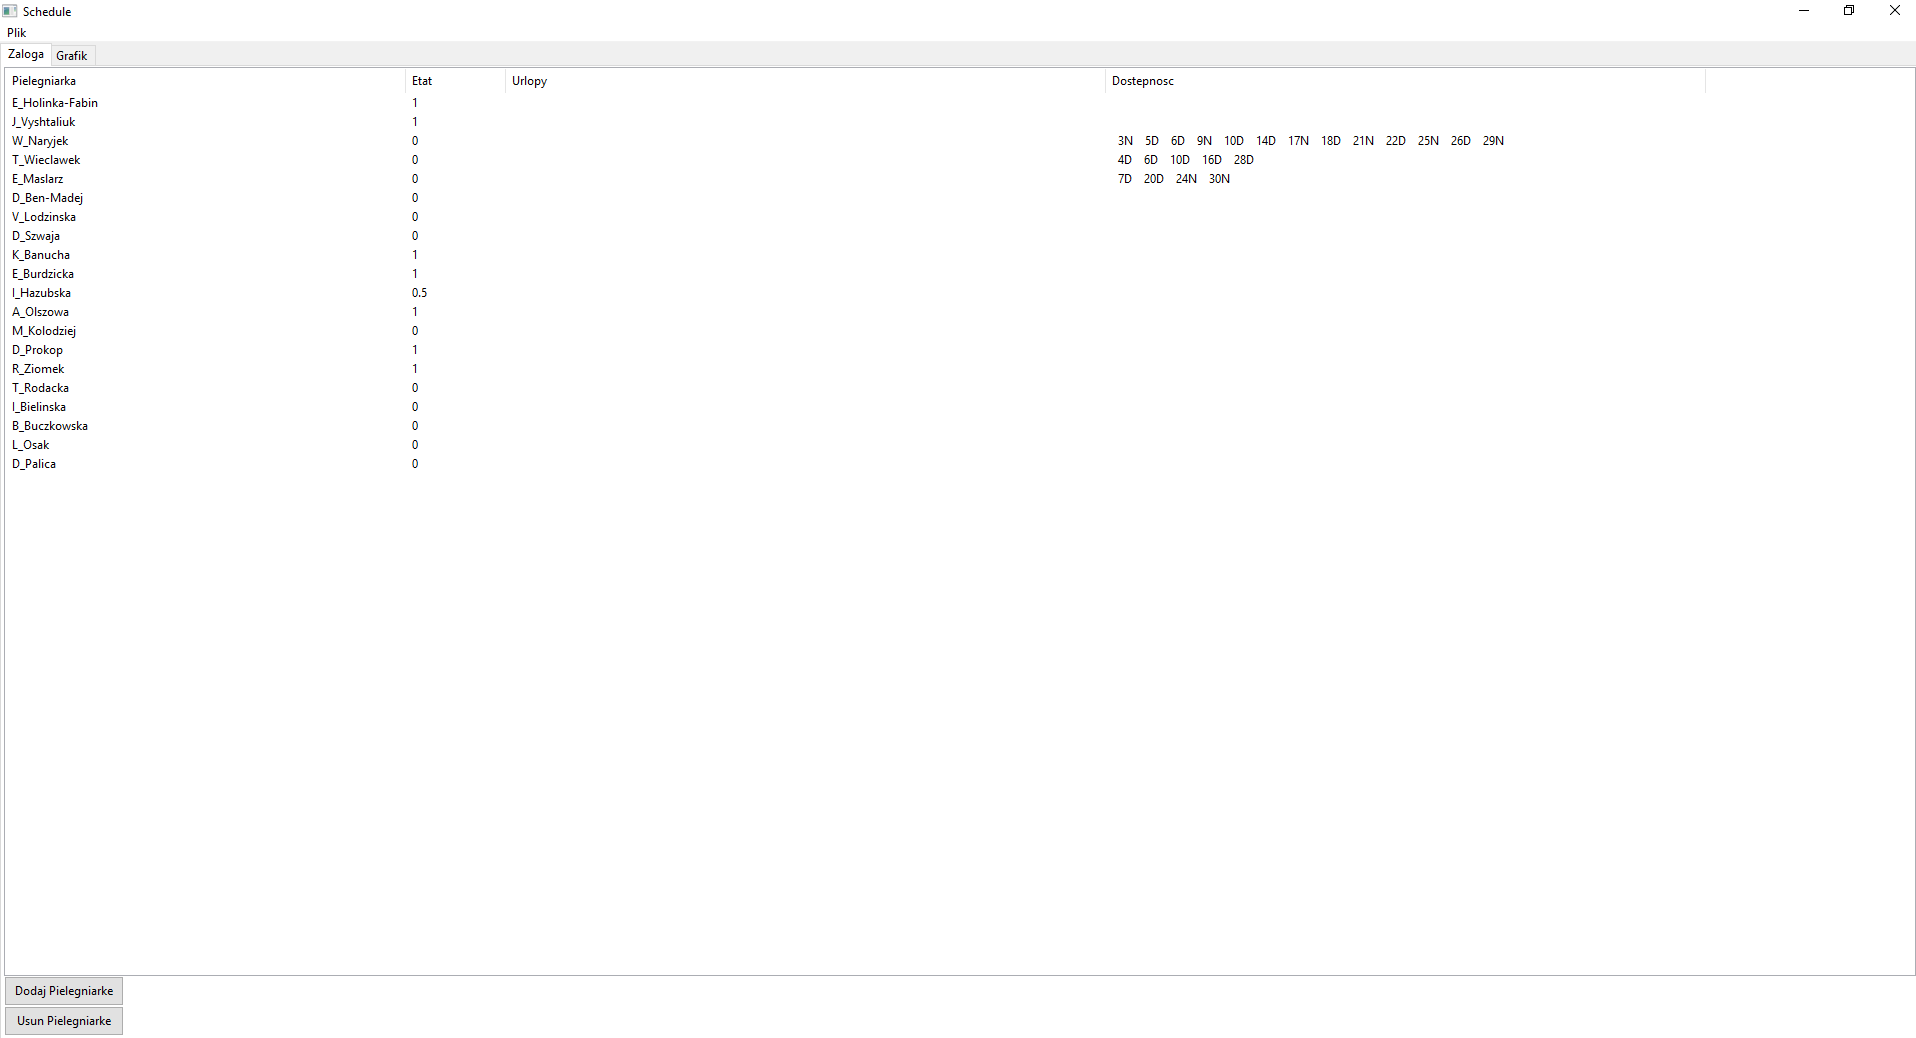

Here is the Python script that generated this plot:
import wx
import os

from Nurse import *
from NursesDataExporter import * 

class MyPopupMenu(wx.Menu):

    def __init__(self, parent, grid, context, row=0):
        super(MyPopupMenu, self).__init__()
        self.row = row
        self.parent = parent
        self.grid = grid
        add = wx.MenuItem(self, wx.NewId(), 'Dodaj pielegniarke')
        self.Append(add)
        self.Bind(wx.EVT_MENU, self.OnAdd, add)
        if context == "grid":
            rem = wx.MenuItem(self, wx.NewId(), 'Usuń pielegniarke')
            self.Append(rem)
            self.Bind(wx.EVT_MENU, self.OnRemove, rem)

    def OnAdd(self, e):
        
        self.grid.InsertRows(pos=-1)
        self.grid.Fit()
        
    def OnRemove(self, e):
        self.parent.remove(self.row)

class NurseTab(wx.Panel):

    def __init__(self, parent, logger):
        wx.Panel.__init__(self, parent)
        self.page = 0
        self.changed = False
        self.parent = parent
        self.SetSize(parent.GetSize())
        self.logger = logger
        self.logger.info("NurseTab init")
        self.nurses = []
        self.lastAdded = None
        if self.checkSavedFiles():
            self.loadNurses("nurses.nur")
        self.createGridCTRL()
        self.Bind(wx.EVT_RIGHT_DOWN, self.OnRightDown)
        
    def OnRightDown(self, e):
        self.logger.info("NurseTab: OnRightDown")
        self.PopupMenu(MyPopupMenu(self, self.grid, "panel"), e.GetPosition())
    
    def setNurseAndRefresh(self):
        self.loadNurses()
        self.createGridCTRL()
    
    def createButtons(self):
        self.addNurseBtn = wx.Button(self, label='Dodaj Pielegniarke', size=(120, 30))
        self.removeNurse = wx.Button(self, label='Usun Pielegniarke', size=(120, 30))
        self.hbox.Add(self.addNurseBtn)
        self.hbox.Add(self.removeNurse)
        
    def createGridCTRL(self):
        self.grid = wx.grid.Grid(self)
        self.logger.debug("NurseTab: createGridCTRL: " + str(len(self.nurses)))
        self.grid.CreateGrid(len(self.nurses), 4)
        
        self.grid.SetRowLabelSize(width=30)
        
        self.grid.SetColLabelValue(0, "Imie i nazwisko")
        self.grid.SetColMinimalWidth(0, 400)
        self.grid.SetColLabelValue(1, "Etat")
        self.grid.SetColMinimalWidth(1, 100)
        self.grid.SetColLabelValue(2, "Urlopy")
        self.grid.SetColMinimalWidth(2, 600)
        self.grid.SetColLabelValue(3, "Dostepnosc")
        self.grid.SetColMinimalWidth(3, 600)
        self.putDataInGrid()
        
    def putDataInGrid(self): 
        self.logger.info("NurseTab: putDataInGrid:")
        if len(self.nurses) != 0:
            self.logger.debug("NurseTab: putDataInGrid: nurses are more than 0")
           
            if self.grid.GetNumberRows() != len(self.nurses):
                self.logger.debug("NurseTab: putDataInGrid: inserting rows")
                self.grid.InsertRows(numRows=len(self.nurses))
            for i in range(len(self.nurses)):
                self.logger.debug(str(i))
                self.grid.SetCellValue(i, 0, self.nurses[i].name)
                self.grid.SetCellValue(i, 1, self.nurses[i].timejob)
                self.grid.SetCellValue(i, 2, self.nurses[i].getHolidaysString())
                self.grid.SetCellValue(i, 3, self.nurses[i].getAvailabilitiesString())
        self.grid.Bind(wx.grid.EVT_GRID_CELL_CHANGED, self.OnChange)
        self.Bind(wx.grid.EVT_GRID_CELL_RIGHT_CLICK , self.OnRowRightClick, self.grid)    

        self.grid.Fit()
        self.Layout()
        self.Show()
    
    def OnRowRightClick(self, e):
       row = e.GetRow()
       column = e.GetCol()
       self.logger.info("NurseTab: right click on row " + str(row)) 
       self.grid.SelectRow(row)
       self.PopupMenu(MyPopupMenu(self, self.grid, "grid", row=row), e.GetPosition())
       
    
    def OnChange(self, e):
        self.changed = True
        self.logger.info("NurseTab: OnChange: cell value has been changed")
        row = e.GetRow()
        col = e.GetCol()
        oldValue = e.GetString()
        newValue =self.grid.GetCellValue(row, col)
        if col == 0:
            self.logger.info("NurseTab: OnChange in col 0")
            if oldValue == "":
                self.nurses.append(Nurse(newValue +",,,", self.logger))
            else:
                for nurse in self.nurses:
                    if nurse.name == oldValue:
                        self.logger.info("NurseTab: OnChange: name of nurse " + oldValue + " has been changed to " + newValue)
                        self.logger.debug("NurseTab: OnChange: number of nurses: " + str(len(self.nurses)))
                        nurse.name = newValue
                        break
        elif col == 1:
            self.logger.info("NurseTab: OnChange in col 1")
            self.nurses[row].setTimejob(newValue)
            
        elif col == 2:
            self.logger.info("NurseTab: OnChange in col 2")
            data = newValue.split(",")
            self.nurses[row].addHolidays(data)
            #self.grid.Fit()
        elif col == 3:
            self.logger.info("NurseTab: OnChange in col 3")
            data = newValue.split(",")
            self.nurses[row].addUnavailability(data)
            
    
    def checkSavedFiles(self):
        if os.path.isfile("nurses.nur"):
            return True
        return False
    
    def OnOpen(self):
         with wx.FileDialog(self, "Open nur file", wildcard="NUR files (*.nur)|*.nur",style=wx.FD_OPEN | wx.FD_FILE_MUST_EXIST) as fileDialog:
            if fileDialog.ShowModal() == wx.ID_CANCEL:
                return     # the user changed their mind
            # Proceed loading the file chosen by the user
            self.pathname = fileDialog.GetPath()
            try:
                self.loadNurses()
                self.putDataInGrid()
            except IOError:
                wx.LogError("Cannot open file '%s'." % newfile)
                
    def loadNurses(self):
        self.logger.info("NurseTab: loadNurses")
        f = open(self.pathname, "r")
        c = f.readlines()
        f.close()
        if len(self.nurses) != 0:
            self.nurses = []
        for i in range(len(c)):
            if i != 0:
                self.nurses.append(Nurse(c[i], self.logger))
        self.logger.info("NurseTab: loadNurses: created: " + str(len(self.nurses)) + " nurses")
        
    def createNewStaff(self):
        staff = []
        f = open(self.pathname, "r")
        c = f.readlines()
        f.close()
        for i in range(len(c)):
            if i != 0:
                staff.append(Nurse(c[i], self.logger))
        return staff
        
    def iface(self, operation, add=""):
        
        if operation == "GET_NURSES":
            return self.nurses
        elif operation == "NEW_STAFF":
            return self.createNewStaff()
            
    def remove(self, id):
        self.logger.info("NurseTab: nurse " + self.nurses[id].name + " has been remove" )
        toRemove = self.nurses[id]
        self.nurses.remove(toRemove)
        self.grid.DeleteRows(pos=id)
        self.grid.Fit()
        
    def OnSave(self, pathname):
        self.nde = NursesDataExporter(self.grid, pathname, self.logger)
        self.nde.save()
        